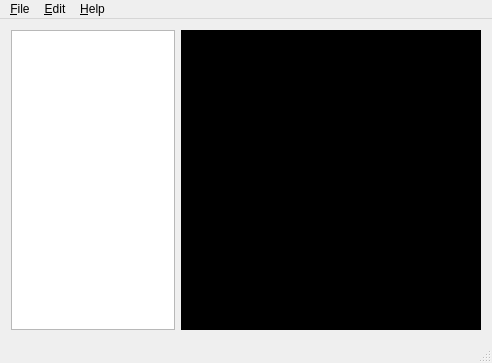
<?xml version="1.0" encoding="UTF-8"?>
<ui version="4.0">
 <class>MainWindow</class>
 <widget class="QMainWindow" name="MainWindow">
  <property name="geometry">
   <rect>
    <x>0</x>
    <y>0</y>
    <width>492</width>
    <height>361</height>
   </rect>
  </property>
  <property name="sizePolicy">
   <sizepolicy hsizetype="Preferred" vsizetype="Preferred">
    <horstretch>0</horstretch>
    <verstretch>0</verstretch>
   </sizepolicy>
  </property>
  <property name="windowTitle">
   <string>Showmaker</string>
  </property>
  <property name="dockNestingEnabled">
   <bool>false</bool>
  </property>
  <widget class="QWidget" name="centralWidget">
   <layout class="QHBoxLayout" name="horizontalLayout">
    <item>
     <widget class="QListWidget" name="listWidget"/>
    </item>
    <item>
     <widget class="QLabel" name="label">
      <property name="minimumSize">
       <size>
        <width>300</width>
        <height>300</height>
       </size>
      </property>
      <property name="baseSize">
       <size>
        <width>300</width>
        <height>300</height>
       </size>
      </property>
      <property name="palette">
       <palette>
        <active>
         <colorrole role="WindowText">
          <brush brushstyle="SolidPattern">
           <color alpha="255">
            <red>255</red>
            <green>255</green>
            <blue>255</blue>
           </color>
          </brush>
         </colorrole>
         <colorrole role="Button">
          <brush brushstyle="SolidPattern">
           <color alpha="255">
            <red>0</red>
            <green>0</green>
            <blue>0</blue>
           </color>
          </brush>
         </colorrole>
         <colorrole role="Light">
          <brush brushstyle="SolidPattern">
           <color alpha="255">
            <red>0</red>
            <green>0</green>
            <blue>0</blue>
           </color>
          </brush>
         </colorrole>
         <colorrole role="Midlight">
          <brush brushstyle="SolidPattern">
           <color alpha="255">
            <red>0</red>
            <green>0</green>
            <blue>0</blue>
           </color>
          </brush>
         </colorrole>
         <colorrole role="Dark">
          <brush brushstyle="SolidPattern">
           <color alpha="255">
            <red>0</red>
            <green>0</green>
            <blue>0</blue>
           </color>
          </brush>
         </colorrole>
         <colorrole role="Mid">
          <brush brushstyle="SolidPattern">
           <color alpha="255">
            <red>0</red>
            <green>0</green>
            <blue>0</blue>
           </color>
          </brush>
         </colorrole>
         <colorrole role="Text">
          <brush brushstyle="SolidPattern">
           <color alpha="255">
            <red>255</red>
            <green>255</green>
            <blue>255</blue>
           </color>
          </brush>
         </colorrole>
         <colorrole role="BrightText">
          <brush brushstyle="SolidPattern">
           <color alpha="255">
            <red>255</red>
            <green>255</green>
            <blue>255</blue>
           </color>
          </brush>
         </colorrole>
         <colorrole role="ButtonText">
          <brush brushstyle="SolidPattern">
           <color alpha="255">
            <red>255</red>
            <green>255</green>
            <blue>255</blue>
           </color>
          </brush>
         </colorrole>
         <colorrole role="Base">
          <brush brushstyle="SolidPattern">
           <color alpha="255">
            <red>0</red>
            <green>0</green>
            <blue>0</blue>
           </color>
          </brush>
         </colorrole>
         <colorrole role="Window">
          <brush brushstyle="SolidPattern">
           <color alpha="255">
            <red>0</red>
            <green>0</green>
            <blue>0</blue>
           </color>
          </brush>
         </colorrole>
         <colorrole role="Shadow">
          <brush brushstyle="SolidPattern">
           <color alpha="255">
            <red>0</red>
            <green>0</green>
            <blue>0</blue>
           </color>
          </brush>
         </colorrole>
         <colorrole role="AlternateBase">
          <brush brushstyle="SolidPattern">
           <color alpha="255">
            <red>0</red>
            <green>0</green>
            <blue>0</blue>
           </color>
          </brush>
         </colorrole>
         <colorrole role="ToolTipBase">
          <brush brushstyle="SolidPattern">
           <color alpha="255">
            <red>255</red>
            <green>255</green>
            <blue>220</blue>
           </color>
          </brush>
         </colorrole>
         <colorrole role="ToolTipText">
          <brush brushstyle="SolidPattern">
           <color alpha="255">
            <red>0</red>
            <green>0</green>
            <blue>0</blue>
           </color>
          </brush>
         </colorrole>
         <colorrole role="PlaceholderText">
          <brush brushstyle="SolidPattern">
           <color alpha="128">
            <red>255</red>
            <green>255</green>
            <blue>255</blue>
           </color>
          </brush>
         </colorrole>
        </active>
        <inactive>
         <colorrole role="WindowText">
          <brush brushstyle="SolidPattern">
           <color alpha="255">
            <red>255</red>
            <green>255</green>
            <blue>255</blue>
           </color>
          </brush>
         </colorrole>
         <colorrole role="Button">
          <brush brushstyle="SolidPattern">
           <color alpha="255">
            <red>0</red>
            <green>0</green>
            <blue>0</blue>
           </color>
          </brush>
         </colorrole>
         <colorrole role="Light">
          <brush brushstyle="SolidPattern">
           <color alpha="255">
            <red>0</red>
            <green>0</green>
            <blue>0</blue>
           </color>
          </brush>
         </colorrole>
         <colorrole role="Midlight">
          <brush brushstyle="SolidPattern">
           <color alpha="255">
            <red>0</red>
            <green>0</green>
            <blue>0</blue>
           </color>
          </brush>
         </colorrole>
         <colorrole role="Dark">
          <brush brushstyle="SolidPattern">
           <color alpha="255">
            <red>0</red>
            <green>0</green>
            <blue>0</blue>
           </color>
          </brush>
         </colorrole>
         <colorrole role="Mid">
          <brush brushstyle="SolidPattern">
           <color alpha="255">
            <red>0</red>
            <green>0</green>
            <blue>0</blue>
           </color>
          </brush>
         </colorrole>
         <colorrole role="Text">
          <brush brushstyle="SolidPattern">
           <color alpha="255">
            <red>255</red>
            <green>255</green>
            <blue>255</blue>
           </color>
          </brush>
         </colorrole>
         <colorrole role="BrightText">
          <brush brushstyle="SolidPattern">
           <color alpha="255">
            <red>255</red>
            <green>255</green>
            <blue>255</blue>
           </color>
          </brush>
         </colorrole>
         <colorrole role="ButtonText">
          <brush brushstyle="SolidPattern">
           <color alpha="255">
            <red>255</red>
            <green>255</green>
            <blue>255</blue>
           </color>
          </brush>
         </colorrole>
         <colorrole role="Base">
          <brush brushstyle="SolidPattern">
           <color alpha="255">
            <red>0</red>
            <green>0</green>
            <blue>0</blue>
           </color>
          </brush>
         </colorrole>
         <colorrole role="Window">
          <brush brushstyle="SolidPattern">
           <color alpha="255">
            <red>0</red>
            <green>0</green>
            <blue>0</blue>
           </color>
          </brush>
         </colorrole>
         <colorrole role="Shadow">
          <brush brushstyle="SolidPattern">
           <color alpha="255">
            <red>0</red>
            <green>0</green>
            <blue>0</blue>
           </color>
          </brush>
         </colorrole>
         <colorrole role="AlternateBase">
          <brush brushstyle="SolidPattern">
           <color alpha="255">
            <red>0</red>
            <green>0</green>
            <blue>0</blue>
           </color>
          </brush>
         </colorrole>
         <colorrole role="ToolTipBase">
          <brush brushstyle="SolidPattern">
           <color alpha="255">
            <red>255</red>
            <green>255</green>
            <blue>220</blue>
           </color>
          </brush>
         </colorrole>
         <colorrole role="ToolTipText">
          <brush brushstyle="SolidPattern">
           <color alpha="255">
            <red>0</red>
            <green>0</green>
            <blue>0</blue>
           </color>
          </brush>
         </colorrole>
         <colorrole role="PlaceholderText">
          <brush brushstyle="SolidPattern">
           <color alpha="128">
            <red>255</red>
            <green>255</green>
            <blue>255</blue>
           </color>
          </brush>
         </colorrole>
        </inactive>
        <disabled>
         <colorrole role="WindowText">
          <brush brushstyle="SolidPattern">
           <color alpha="255">
            <red>0</red>
            <green>0</green>
            <blue>0</blue>
           </color>
          </brush>
         </colorrole>
         <colorrole role="Button">
          <brush brushstyle="SolidPattern">
           <color alpha="255">
            <red>0</red>
            <green>0</green>
            <blue>0</blue>
           </color>
          </brush>
         </colorrole>
         <colorrole role="Light">
          <brush brushstyle="SolidPattern">
           <color alpha="255">
            <red>0</red>
            <green>0</green>
            <blue>0</blue>
           </color>
          </brush>
         </colorrole>
         <colorrole role="Midlight">
          <brush brushstyle="SolidPattern">
           <color alpha="255">
            <red>0</red>
            <green>0</green>
            <blue>0</blue>
           </color>
          </brush>
         </colorrole>
         <colorrole role="Dark">
          <brush brushstyle="SolidPattern">
           <color alpha="255">
            <red>0</red>
            <green>0</green>
            <blue>0</blue>
           </color>
          </brush>
         </colorrole>
         <colorrole role="Mid">
          <brush brushstyle="SolidPattern">
           <color alpha="255">
            <red>0</red>
            <green>0</green>
            <blue>0</blue>
           </color>
          </brush>
         </colorrole>
         <colorrole role="Text">
          <brush brushstyle="SolidPattern">
           <color alpha="255">
            <red>0</red>
            <green>0</green>
            <blue>0</blue>
           </color>
          </brush>
         </colorrole>
         <colorrole role="BrightText">
          <brush brushstyle="SolidPattern">
           <color alpha="255">
            <red>255</red>
            <green>255</green>
            <blue>255</blue>
           </color>
          </brush>
         </colorrole>
         <colorrole role="ButtonText">
          <brush brushstyle="SolidPattern">
           <color alpha="255">
            <red>0</red>
            <green>0</green>
            <blue>0</blue>
           </color>
          </brush>
         </colorrole>
         <colorrole role="Base">
          <brush brushstyle="SolidPattern">
           <color alpha="255">
            <red>0</red>
            <green>0</green>
            <blue>0</blue>
           </color>
          </brush>
         </colorrole>
         <colorrole role="Window">
          <brush brushstyle="SolidPattern">
           <color alpha="255">
            <red>0</red>
            <green>0</green>
            <blue>0</blue>
           </color>
          </brush>
         </colorrole>
         <colorrole role="Shadow">
          <brush brushstyle="SolidPattern">
           <color alpha="255">
            <red>0</red>
            <green>0</green>
            <blue>0</blue>
           </color>
          </brush>
         </colorrole>
         <colorrole role="AlternateBase">
          <brush brushstyle="SolidPattern">
           <color alpha="255">
            <red>0</red>
            <green>0</green>
            <blue>0</blue>
           </color>
          </brush>
         </colorrole>
         <colorrole role="ToolTipBase">
          <brush brushstyle="SolidPattern">
           <color alpha="255">
            <red>255</red>
            <green>255</green>
            <blue>220</blue>
           </color>
          </brush>
         </colorrole>
         <colorrole role="ToolTipText">
          <brush brushstyle="SolidPattern">
           <color alpha="255">
            <red>0</red>
            <green>0</green>
            <blue>0</blue>
           </color>
          </brush>
         </colorrole>
         <colorrole role="PlaceholderText">
          <brush brushstyle="SolidPattern">
           <color alpha="128">
            <red>255</red>
            <green>255</green>
            <blue>255</blue>
           </color>
          </brush>
         </colorrole>
        </disabled>
       </palette>
      </property>
      <property name="autoFillBackground">
       <bool>true</bool>
      </property>
      <property name="text">
       <string/>
      </property>
     </widget>
    </item>
   </layout>
  </widget>
  <widget class="QMenuBar" name="menuBar">
   <property name="geometry">
    <rect>
     <x>0</x>
     <y>0</y>
     <width>492</width>
     <height>21</height>
    </rect>
   </property>
   <widget class="QMenu" name="menu_File">
    <property name="title">
     <string>&amp;File</string>
    </property>
    <addaction name="action_New_project"/>
    <addaction name="action_Save"/>
    <addaction name="action_Open"/>
    <addaction name="action_Load_to_device"/>
    <addaction name="actionEx_port_to_file"/>
   </widget>
   <widget class="QMenu" name="menu_Edit">
    <property name="title">
     <string>&amp;Edit</string>
    </property>
    <addaction name="action_Add_image"/>
    <addaction name="action_Remove_image"/>
    <addaction name="actionMove_image_Up"/>
    <addaction name="actionMove_image_Down"/>
   </widget>
   <widget class="QMenu" name="menu_Help">
    <property name="title">
     <string>&amp;Help</string>
    </property>
    <addaction name="actionA_bout"/>
   </widget>
   <addaction name="menu_File"/>
   <addaction name="menu_Edit"/>
   <addaction name="menu_Help"/>
  </widget>
  <widget class="QStatusBar" name="statusBar"/>
  <action name="action_Add_image">
   <property name="text">
    <string>&amp;Add image...</string>
   </property>
   <property name="shortcut">
    <string>Alt+A</string>
   </property>
  </action>
  <action name="action_Remove_image">
   <property name="text">
    <string>&amp;Remove image</string>
   </property>
   <property name="shortcut">
    <string>Alt+R</string>
   </property>
  </action>
  <action name="actionMove_image_Up">
   <property name="text">
    <string>Move image &amp;Up</string>
   </property>
   <property name="shortcut">
    <string>Alt+U</string>
   </property>
  </action>
  <action name="actionMove_image_Down">
   <property name="text">
    <string>Move image &amp;Down</string>
   </property>
   <property name="shortcut">
    <string>Alt+D</string>
   </property>
  </action>
  <action name="action_New_project">
   <property name="text">
    <string>&amp;New project</string>
   </property>
   <property name="shortcut">
    <string>Alt+N</string>
   </property>
  </action>
  <action name="action_Save">
   <property name="enabled">
    <bool>false</bool>
   </property>
   <property name="text">
    <string>&amp;Save...</string>
   </property>
  </action>
  <action name="action_Open">
   <property name="enabled">
    <bool>false</bool>
   </property>
   <property name="text">
    <string>&amp;Open...</string>
   </property>
  </action>
  <action name="action_Load_to_device">
   <property name="enabled">
    <bool>true</bool>
   </property>
   <property name="text">
    <string>&amp;Load to device</string>
   </property>
  </action>
  <action name="actionEx_port_to_file">
   <property name="text">
    <string>Ex&amp;port to file...</string>
   </property>
  </action>
  <action name="actionA_bout">
   <property name="text">
    <string>A&amp;bout...</string>
   </property>
  </action>
 </widget>
 <layoutdefault spacing="6" margin="11"/>
 <resources/>
 <connections>
  <connection>
   <sender>action_Add_image</sender>
   <signal>triggered()</signal>
   <receiver>MainWindow</receiver>
   <slot>addImage()</slot>
   <hints>
    <hint type="sourcelabel">
     <x>-1</x>
     <y>-1</y>
    </hint>
    <hint type="destinationlabel">
     <x>246</x>
     <y>149</y>
    </hint>
   </hints>
  </connection>
  <connection>
   <sender>listWidget</sender>
   <signal>itemClicked(QListWidgetItem*)</signal>
   <receiver>MainWindow</receiver>
   <slot>showImage(QListWidgetItem*)</slot>
   <hints>
    <hint type="sourcelabel">
     <x>214</x>
     <y>148</y>
    </hint>
    <hint type="destinationlabel">
     <x>246</x>
     <y>149</y>
    </hint>
   </hints>
  </connection>
  <connection>
   <sender>actionEx_port_to_file</sender>
   <signal>triggered()</signal>
   <receiver>MainWindow</receiver>
   <slot>exportAll()</slot>
   <hints>
    <hint type="sourcelabel">
     <x>-1</x>
     <y>-1</y>
    </hint>
    <hint type="destinationlabel">
     <x>245</x>
     <y>180</y>
    </hint>
   </hints>
  </connection>
  <connection>
   <sender>action_Remove_image</sender>
   <signal>triggered()</signal>
   <receiver>MainWindow</receiver>
   <slot>removeImage()</slot>
   <hints>
    <hint type="sourcelabel">
     <x>-1</x>
     <y>-1</y>
    </hint>
    <hint type="destinationlabel">
     <x>245</x>
     <y>180</y>
    </hint>
   </hints>
  </connection>
  <connection>
   <sender>actionMove_image_Up</sender>
   <signal>triggered()</signal>
   <receiver>MainWindow</receiver>
   <slot>moveUp()</slot>
   <hints>
    <hint type="sourcelabel">
     <x>-1</x>
     <y>-1</y>
    </hint>
    <hint type="destinationlabel">
     <x>245</x>
     <y>180</y>
    </hint>
   </hints>
  </connection>
  <connection>
   <sender>actionMove_image_Down</sender>
   <signal>triggered()</signal>
   <receiver>MainWindow</receiver>
   <slot>moveDown()</slot>
   <hints>
    <hint type="sourcelabel">
     <x>-1</x>
     <y>-1</y>
    </hint>
    <hint type="destinationlabel">
     <x>245</x>
     <y>180</y>
    </hint>
   </hints>
  </connection>
  <connection>
   <sender>listWidget</sender>
   <signal>itemChanged(QListWidgetItem*)</signal>
   <receiver>MainWindow</receiver>
   <slot>showImage(QListWidgetItem*)</slot>
   <hints>
    <hint type="sourcelabel">
     <x>92</x>
     <y>179</y>
    </hint>
    <hint type="destinationlabel">
     <x>245</x>
     <y>180</y>
    </hint>
   </hints>
  </connection>
  <connection>
   <sender>action_New_project</sender>
   <signal>triggered()</signal>
   <receiver>MainWindow</receiver>
   <slot>removeAll()</slot>
   <hints>
    <hint type="sourcelabel">
     <x>-1</x>
     <y>-1</y>
    </hint>
    <hint type="destinationlabel">
     <x>245</x>
     <y>180</y>
    </hint>
   </hints>
  </connection>
  <connection>
   <sender>action_Load_to_device</sender>
   <signal>triggered()</signal>
   <receiver>MainWindow</receiver>
   <slot>upload()</slot>
   <hints>
    <hint type="sourcelabel">
     <x>245</x>
     <y>180</y>
    </hint>
    <hint type="destinationlabel">
     <x>245</x>
     <y>180</y>
    </hint>
   </hints>
  </connection>
 </connections>
 <slots>
  <slot>addImage()</slot>
  <slot>showImage(QListWidgetItem*)</slot>
  <slot>exportAll()</slot>
  <slot>removeImage()</slot>
  <slot>moveUp()</slot>
  <slot>moveDown()</slot>
  <slot>removeAll()</slot>
  <slot>upload()</slot>
 </slots>
</ui>
